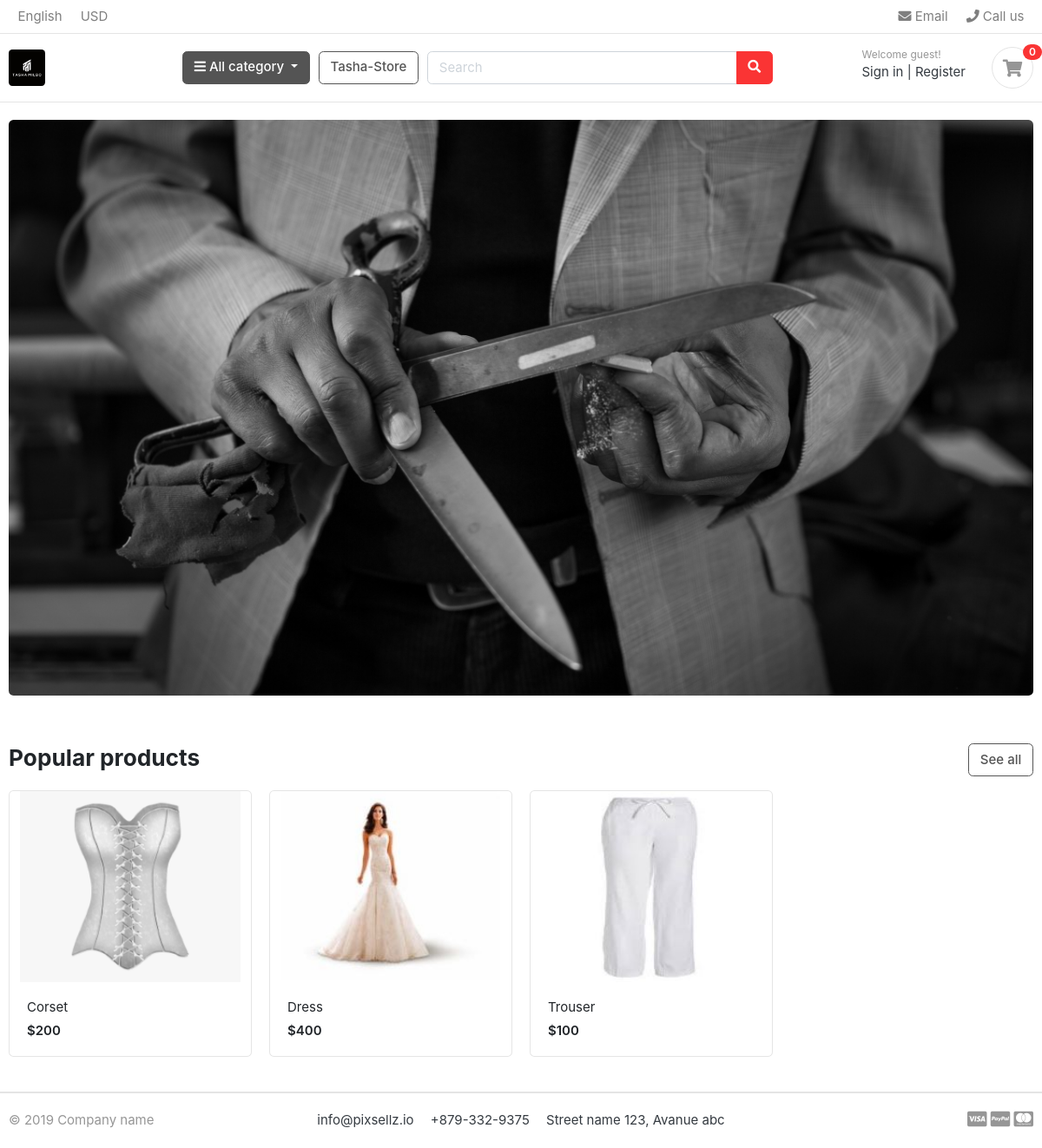
The app's page /, older data.
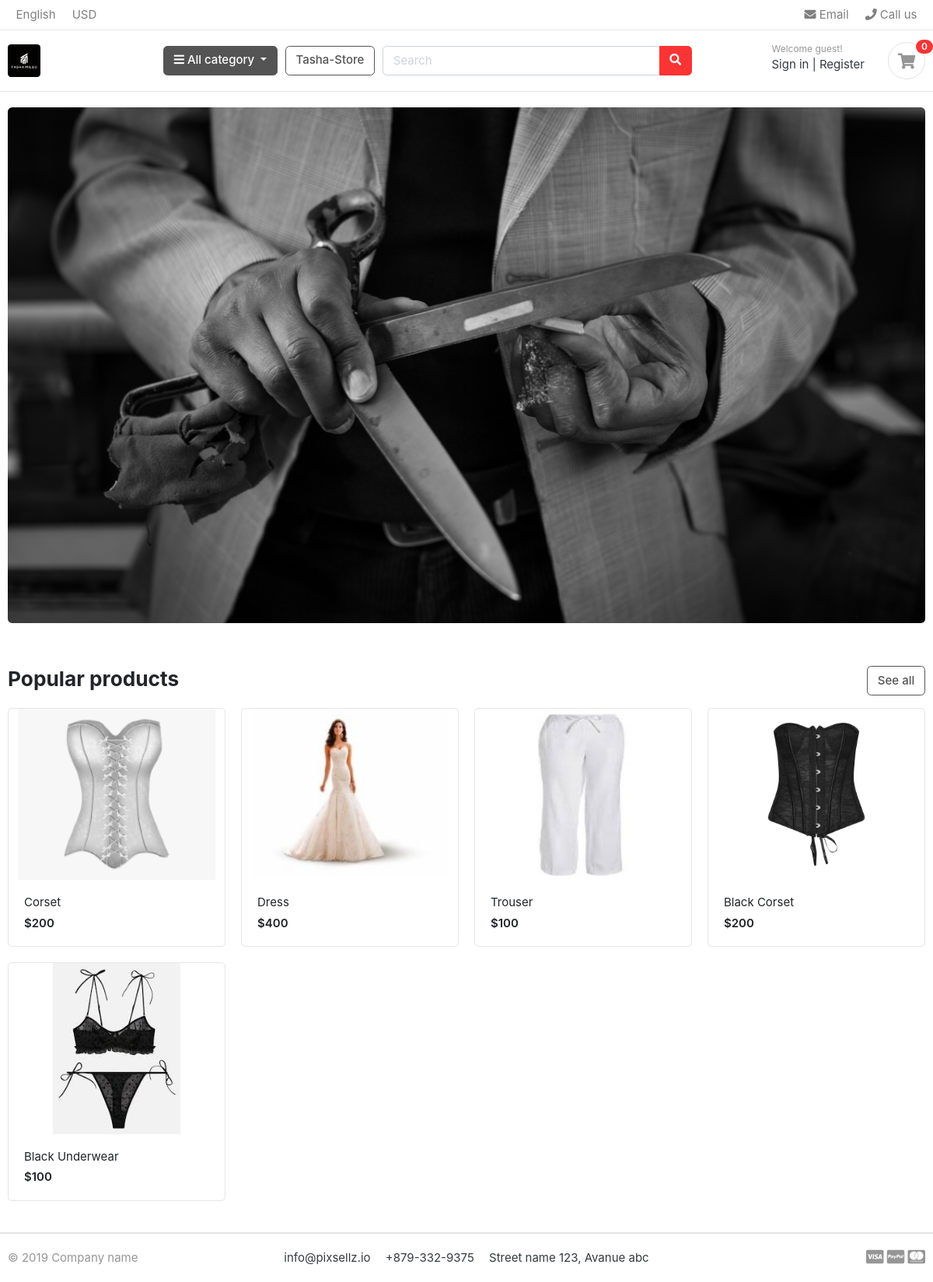
The same page, newer data.
### store/models.py (models this page shows, shortened)
class Product(models.Model):
    product_name = models.CharField(max_length=200, unique=True)
    slug         = models.SlugField(max_length=200, unique=True)
    description  = models.TextField(max_length=500, blank=True)
    price        = models.IntegerField()
    images       = models.ImageField(upload_to='photos/products')
    stock        = models.IntegerField()
    is_available = models.BooleanField(default=True)
    category     = models.ForeignKey(Category, on_delete=models.CASCADE)
    created_date  = models.DateTimeField(auto_now_add=True)
    modified_date= models.DateTimeField(auto_now=True)
    def get_url(self):
        return reverse('product_detail', args=[self.category.slug, self.slug])

### greatkart/views.py (the view)
# urls.py: 2. Add a URL to urlpatterns:  path('', views.home, name='home')
def home(request):
    products = Product.objects.all().filter(is_available=True)
    context = {
    'products': products,
    }
    return render(request, 'home.html', context)

### carts/context_processors.py (called while the page is built)
def counter(request):
    cart_count = 0
    if 'admin' in request.path:
        return()
    else:
        try:
            cart = Cart.objects.filter(cart_id=_cart_id(request))
            cart_items = CartItem.objects.all().filter(cart=cart[:1])
            for cart_item in cart_items:
                cart_count += cart_item.quantity
        except Cart.DoesNotExist:
            cart_count = 0
    return dict(cart_count=cart_count)

### carts/views.py (called while the page is built)
def _cart_id(request):
    cart = request.session.session_key
    if not cart:
        cart = request.session.create()
    return cart

### category/context_processors.py (called while the page is built)
def menu_links(request):
    links = Category.objects.all()
    return dict(links=links)

### category/models.py (called while the page is built)
    def get_url(self):
            return reverse('products_by_category', args=[self.slug])

### templates/home.html
{% extends 'base.html' %}
{% load static %}
{% block content %}
<section class="section-intro padding-y-sm">
<div class="container">
<div class="intro-banner-wrap">
	<img src="{% static 'images/banners/banner.jpg'%}" class="img-fluid rounded">
</div>
</div>
</section>
<section class="section-name padding-y-sm">
<div class="container">
<header class="section-heading">
	<a href="{% url 'store' %}" class="btn btn-outline-secondary float-right">See all</a>
	<h3 class="section-title">Popular products</h3>
</header>
<div class="row">
	{% for product in products %}
	<div class="col-md-3">
		<div class="card card-product-grid">
			<a href="{{product.get_url}}" class="img-wrap"> <img src="{{product.images.url}}"> </a>
			<figcaption class="info-wrap">
				<a href="{{product.get_url}}" class="title">{{product.product_name}}</a>
				<div class="price mt-1">${{product.price}}</div>
			</figcaption>
		</div>
	</div>
{% endfor %}
</div>
</div>
</section>
</body>
</html>
{% endblock %}

### templates/base.html (shortened to what this page needs)
{% load static %}
<!DOCTYPE HTML>
<html lang="en">
<head>
<link href="{%static 'css/bootstrap.css' %}" rel="stylesheet" type="text/css"/>
<link href="{% static 'fonts/fontawesome/css/all.min.css'%}" type="text/css" rel="stylesheet">
<link href="{% static 'css/ui.css'%}" rel="stylesheet" type="text/css"/>
<link href="{% static 'css/responsive.css'%}" rel="stylesheet" media="only screen and (max-width: 1200px)" />
</head>
<body>
{% include 'includes/navbar.html' %}
{% block content %}{% endblock %}
{% include 'includes/footer.html' %}

### templates/includes/navbar.html (shortened to what this page needs)
{% load static %}
<header class="section-header">
<nav class="navbar p-md-0 navbar-expand-sm navbar-light border-bottom">
<div class="container">
  <div class="collapse navbar-collapse" id="navbarTop4">
    <ul class="navbar-nav mr-auto">
      <li class="nav-item dropdown">
      <a href="#" class="nav-link">   English </a>
    </li>
    <li class="nav-item dropdown">
      <a href="#" class="nav-link"> USD </a>
    </li>
    </ul>
    <ul class="navbar-nav">
    <li><a href="#" class="nav-link"> <i class="fa fa-envelope"></i> Email </a></li>
    <li><a href="#" class="nav-link"> <i class="fa fa-phone"></i> Call us </a></li>
  </ul>
  </div>
</div>
</nav>
<section class="header-main border-bottom">
  <div class="container">
<div class="row align-items-center">
  <div class="col-lg-2 col-md-3 col-6">
    <a href="{% url 'home'%}" class="brand-wrap">
      <img class="logo" src="{% static './images/tasha_logo.jpg'%}" style="border-radius: 10%;">
    </a>
  </div>
  <div class="col-lg col-sm col-md col-6 flex-grow-0">
    <div class="category-wrap dropdown d-inline-block float-right">
      <button type="button" class="btn btn-secondary dropdown-toggle" data-toggle="dropdown">
        <i class="fa fa-bars"></i> All category
      </button>
    </div>
  </div>
  <a href="{% url 'store' %}" class="btn btn-outline-secondary">Tasha-Store</a>
  <div class="col-lg  col-md-6 col-sm-12 col">
    <form action="{% url 'search' %}" class="search" method='GET'>
      <div class="input-group w-100">
          <input type="text" class="form-control" style="width:60%;" placeholder="Search" name="keyword">
          <div class="input-group-append">
            <button class="btn btn-danger" type="submit">
              <i class="fa fa-search"></i>
            </button>
          </div>
        </div>
    </form>
  </div>
  <div class="col-lg-3 col-sm-6 col-8 order-2 order-lg-3">
        <div class="d-flex justify-content-end mb-3 mb-lg-0">
          <div class="widget-header">
            <small class="title text-muted">Welcome guest!</small>
            <div>
              <a href="./signin.html">Sign in</a> <span class="dark-transp"> | </span>
              <a href="./register.html"> Register</a>
            </div>
          </div>
          <a href="{% url 'cart' %}" class="widget-header pl-3 ml-3">
            <div class="icon icon-sm rounded-circle border"><i class="fa fa-shopping-cart"></i></div>
            <span class="badge badge-pill badge-danger notify">{{cart_count}}</span>
          </a>
        </div>
      </div>
</div>
  </div>
</section>
</header>

### templates/includes/footer.html
<footer class="section-footer border-top">
	<div class="container">
		<section class="footer-bottom border-top row">
			<div class="col-md-2">
				<p class="text-muted"> &copy 2019 Company name </p>
			</div>
			<div class="col-md-8 text-md-center">
				<span  class="px-2">info@pixsellz.io</span>
				<span  class="px-2">+879-332-9375</span>
				<span  class="px-2">Street name 123, Avanue abc</span>
			</div>
			<div class="col-md-2 text-md-right text-muted">
				<i class="fab fa-lg fa-cc-visa"></i>
				<i class="fab fa-lg fa-cc-paypal"></i>
				<i class="fab fa-lg fa-cc-mastercard"></i>
			</div>
		</section>
	</div>
</footer>

### greatkart/static/css/ui.css (style rules this page uses)
html { font-family: "Inter", sans-serif; font-size: 15px; }
.img-wrap { text-align: center; display: block; }
.img-wrap img { max-width: 100%; }
.icon-xs, .icon-sm, .icon-md, .icon-lg { display: inline-block; text-align: center; flex-shrink: 0; flex-grow: 0; }
.icon-sm { width: 48px; height: 48px; line-height: 48px !important; font-size: 20px; }
.padding-y-sm { padding-top: 20px; padding-bottom: 20px; }
.section-heading { margin-bottom: 20px; margin-top: 15px; }
.section-title { color: #212529; }
p:last-child { margin-bottom: 0; }
.header-main { position: relative; padding-top: 1rem; padding-bottom: 1rem; }
.brand-wrap .logo, .navbar-brand .logo { margin-right: 7px; max-height: 42px; display: inline-block; }
.widget-header { display: inline-block; vertical-align: middle; position: relative; }
.widget-header a { color: #343a40; }
.widget-header i { color: #969696; }
.widget-header .title { display: block; }
.widget-header .notify { position: absolute; top: -3px; right: -10px; }
.footer-bottom { padding-top: 20px; padding-bottom: 20px; }
[class*=card-product] a.title { color: #212529; display: block; }
[class*=card-product] .img-wrap { overflow: hidden; position: relative; }
[class*=card-product] .img-wrap img { height: 100%; max-width: 100%; width: auto; display: inline-block; -o-object-fit: cover; object-fit: cover; }
.card-product-grid { margin-bottom: 20px; }
.card-product-grid .img-wrap { border-radius: 0.2rem 0.2rem 0 0; height: 220px; }
.card-product-grid .info-wrap { overflow: hidden; padding: 18px 20px; }
.card .img-wrap { overflow: hidden; }
.notify { position: absolute; top: -4px; right: -10px; display: inline-block; padding: 0.25em 0.6em; font-size: 12px; line-height: 1; text-align: center; border-radius: 3rem; color: #fff; background-color: #fa3434; }
.price { font-weight: 600; color: #212529; }

Row changes from the older to the newer data that the page shows:
added Product: images (picture), product_name "Black Corset", price "200"
added Product: images (picture), product_name "Black Underwear", price "100"
